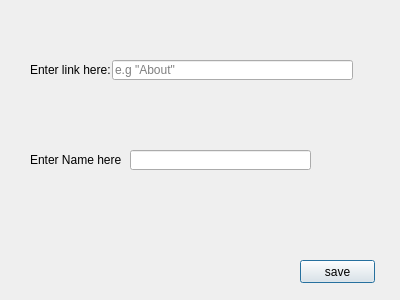
<?xml version="1.0" encoding="UTF-8"?>
<ui version="4.0">
 <class>linkWindow</class>
 <widget class="QDialog" name="linkWindow">
  <property name="geometry">
   <rect>
    <x>0</x>
    <y>0</y>
    <width>400</width>
    <height>300</height>
   </rect>
  </property>
  <property name="windowTitle">
   <string>Link Details</string>
  </property>
  <widget class="QPushButton" name="pushButton">
   <property name="geometry">
    <rect>
     <x>300</x>
     <y>260</y>
     <width>75</width>
     <height>23</height>
    </rect>
   </property>
   <property name="text">
    <string>save</string>
   </property>
  </widget>
  <widget class="QLineEdit" name="lineEdit">
   <property name="geometry">
    <rect>
     <x>112</x>
     <y>60</y>
     <width>241</width>
     <height>20</height>
    </rect>
   </property>
   <property name="placeholderText">
    <string>e.g &quot;About&quot;</string>
   </property>
  </widget>
  <widget class="QLabel" name="label">
   <property name="geometry">
    <rect>
     <x>30</x>
     <y>60</y>
     <width>81</width>
     <height>20</height>
    </rect>
   </property>
   <property name="text">
    <string>Enter link here:</string>
   </property>
  </widget>
  <widget class="QLabel" name="label_2">
   <property name="geometry">
    <rect>
     <x>30</x>
     <y>150</y>
     <width>91</width>
     <height>20</height>
    </rect>
   </property>
   <property name="text">
    <string>Enter Name here:</string>
   </property>
  </widget>
  <widget class="QLineEdit" name="lineEdit_2">
   <property name="geometry">
    <rect>
     <x>130</x>
     <y>150</y>
     <width>181</width>
     <height>20</height>
    </rect>
   </property>
  </widget>
 </widget>
 <resources/>
 <connections/>
</ui>
